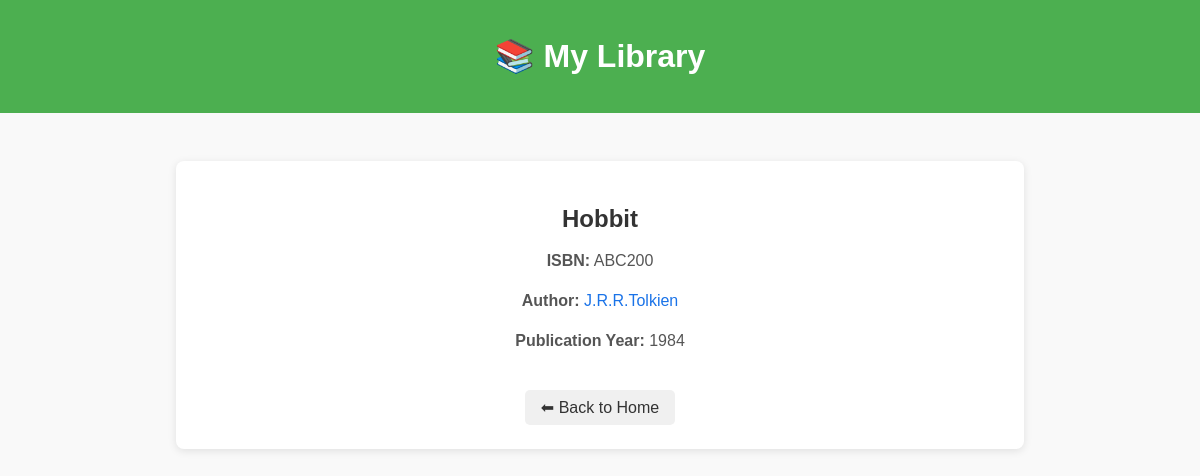
Before: /book/6 with the older database file.
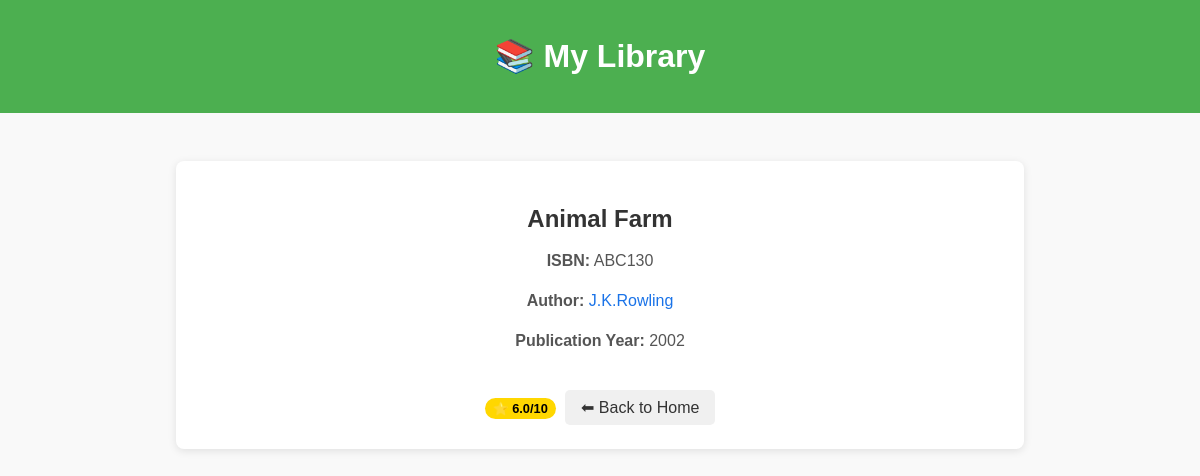
After: the same page with the newer database file.
### data_models.py (models this page shows, shortened)
class Book(db.Model):
    __tablename__ = 'books'
    id = db.Column(db.Integer, primary_key=True, autoincrement=True)
    isbn = db.Column(db.String(100))
    title = db.Column(db.String(100))
    publication_year = db.Column(db.Integer)
    author_id = db.Column(db.Integer, db.ForeignKey('authors.id'))
    rating = db.Column(db.Float)
    author = db.relationship('Author', backref='books')

class Author(db.Model):
    __tablename__ = 'authors'
    id = db.Column(db.Integer, primary_key=True, autoincrement=True)
    name = db.Column(db.String(100))
    birth_date = db.Column(db.String(100))
    date_of_death = db.Column(db.String(100))

### app.py (the view)
@app.route("/book/<int:book_id>", methods = ['GET'])
def book_detail(book_id):
    book = Book.query.get_or_404(book_id)
    return render_template('book_detail.html', book = book)

### templates/book_detail.html
{% extends "base.html" %}
{% block content %}
<div class="detail-page">
    <h2>{{ book.title }}</h2>
    <p><strong>ISBN:</strong> {{ book.isbn }}</p>
    <p><strong>Author:</strong> <a href="{{ url_for('author_detail', author_id=book.author.id) }}">{{ book.author.name }}</a></p>
    <p><strong>Publication Year:</strong> {{ book.publication_year }}</p>
    {% if book.rating %}
        <span class="badge badge-rating">⭐ {{ book.rating }}/10</span>
    {% endif %}
    <a href="{{ url_for('home') }}" class="back-link">⬅ Back to Home</a>
</div>
{% endblock %}

Changed rows visible on the page:
no longer on this page (row edited): Author: author.name "J.R.R.Tolkien"
changed Book: title "Hobbit" → "Animal Farm"; isbn "ABC200" → "ABC130"; publication_year "1984" → "2002"; rating (not shown) → "6.0"
now on this page (row edited): Author: author.name "J.K.Rowling"
Other visible differences:
text now shown: "⭐ /10"
